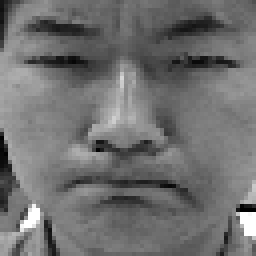
#> input picture hw4/data/prob1/A00.bmp, 64 x 64 px (shown 4 times larger)
$ python Q2.py ../hw4/data/prob1/A00.bmp ../hw4/data/prob1/A01.bmp
#> lines starting #> are read from the running program, lines starting #| are printed output that depends on the picture
import sys
from PIL import Image, ImageChops

argList = sys.argv
im1 = Image.open(argList[1])
#> im1 is the input picture: PIL image 64x64 L; min 0, max 255, mean 111.4
im2 = Image.open(argList[2])
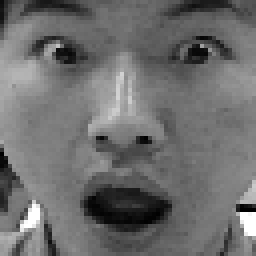
#> input picture hw4/data/prob1/A01.bmp, 64 x 64 px (shown 4 times larger)
#> im2 is the input picture: PIL image 64x64 L; min 0, max 255, mean 109.5

im1 = im1.convert('RGBA')
#> im1: PIL image 64x64 RGBA
im2 = im2.convert('RGBA')
#> im2: PIL image 64x64 RGBA

px1 = im1.load()
px2 = im2.load()


width, height = im1.size
#> width = 64; height = 64

for y in xrange(height):
	for x in xrange(width):
		if px1[x, y] == px2[x, y]:
			px2[x, y] = (0, 0, 0, 0)

im2.save("ans_two.png")
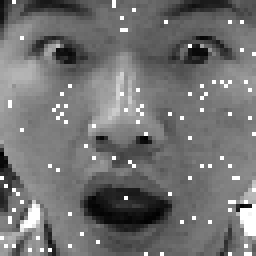
#> saved as ans_two.png: PIL image 64x64 RGBA (shown 4 times larger); mean R, G, B, A 104.7, 104.7, 104.7, 246.6; transparent parts drawn white
